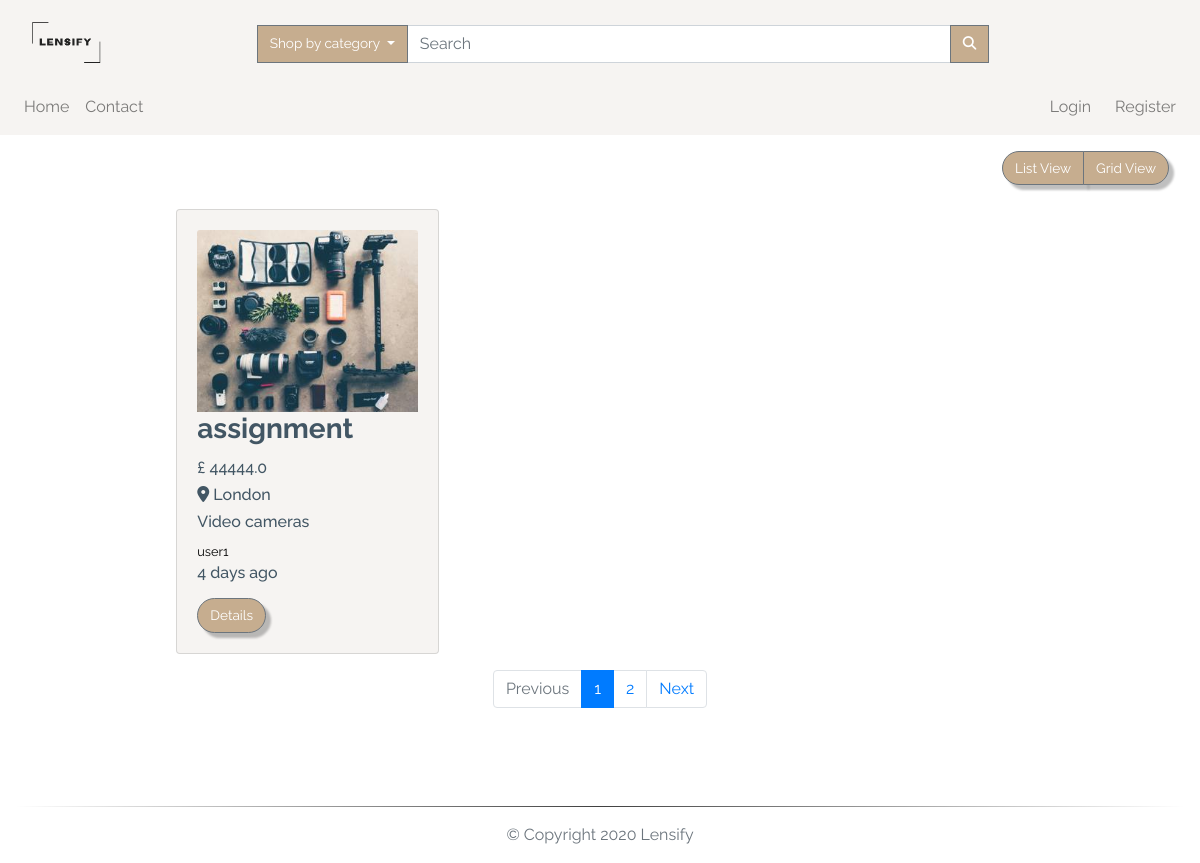
Before: /search/cat/3 with the older database file.
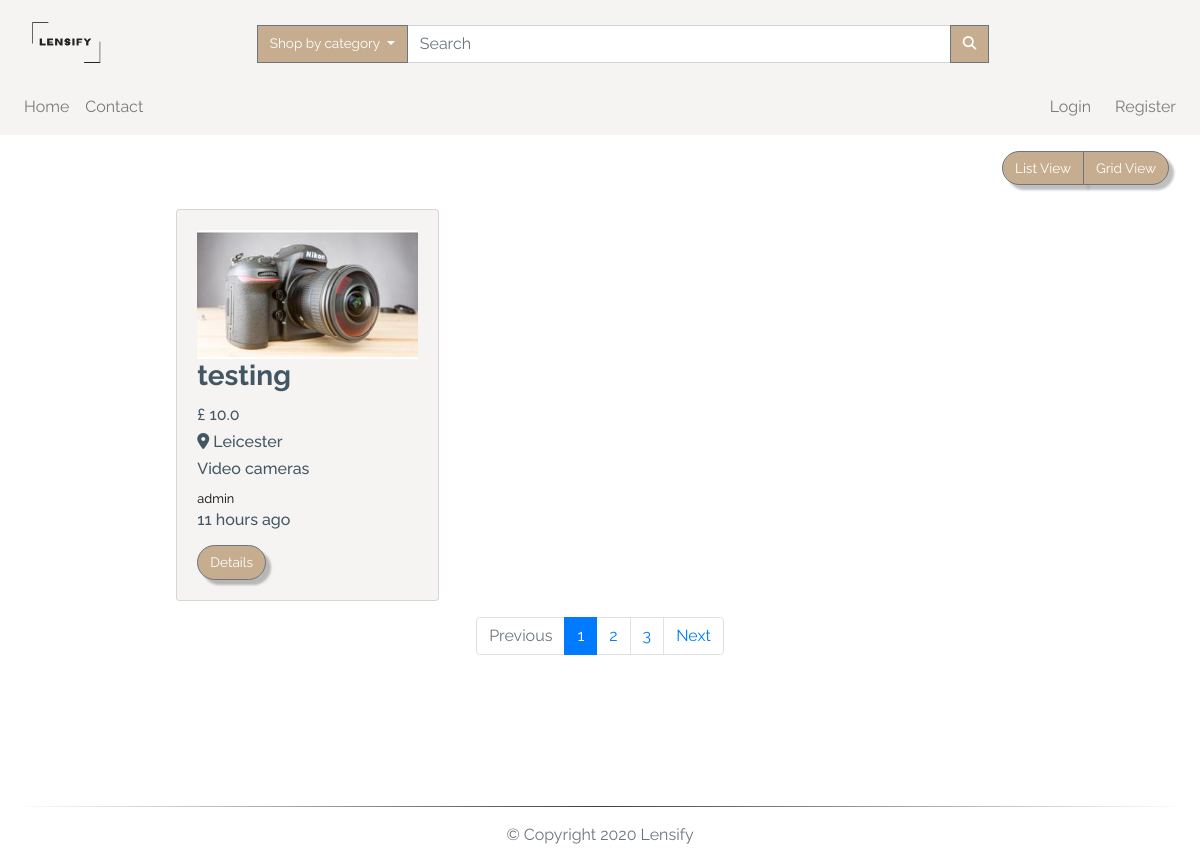
After: the same page with the newer database file.
### app/models.py (models this page shows, shortened)
class TimestampMixin(object):
    created_at = db.Column(db.DateTime, nullable=False,
                           default=datetime.utcnow)
    updated_at = db.Column(db.DateTime, onupdate=datetime.utcnow)

class ItemForSale(db.Model, TimestampMixin):
    __tablename__ = "for_sale"
    id = db.Column(db.Integer, primary_key=True)
    title = db.Column(db.String(100), nullable=False)
    description = db.Column(db.Text, nullable=False)
    quantity = db.Column(db.Integer, nullable=False, default=1)
    condition = db.Column(db.String(50), nullable=False)
    item_city = db.Column(db.String(50), nullable=False)
    price = db.Column(db.Float, nullable=False)
    item_views = db.Column(db.Integer, default=0)
    image_file = db.Column(Json(128), nullable=False,
                           default=['item.jpg'])
    sold = db.Column(db.Boolean, default=False)
    seller_id = db.Column(db.Integer, db.ForeignKey("users.id"))
    category_id = db.Column(db.Integer, db.ForeignKey("categories.id"))
    item_in_order = db.relationship(
        "OrderItem", backref="item", lazy="dynamic"
    )

class Category(db.Model, TimestampMixin):
    __tablename__ = "categories"
    id = db.Column(db.Integer, primary_key=True)
    name = db.Column(db.String(30), nullable=False, unique=True)
    item_cat = db.relationship(
        "ItemForSale", backref="category", lazy="dynamic")

class User(db.Model, TimestampMixin, UserMixin):
    __tablename__ = "users"
    id = db.Column(db.Integer, primary_key=True)
    first_name = db.Column(db.String(50), nullable=False)
    last_name = db.Column(db.String(50), nullable=False)
    username = db.Column(db.String(50), unique=True, nullable=False)
    email = db.Column(db.String(115), unique=True, nullable=False)
    image_file = db.Column(db.String(80), nullable=False,
                           default="default.jpg")
    password_hash = db.Column(db.String(60), nullable=False)
    items_for_sale = db.relationship(
        "ItemForSale", backref="seller", lazy="dynamic")
    orders = db.relationship("Order", backref="buyer", lazy=True)
    address = db.relationship(
        "Address", secondary="user_addresses", backref="user", lazy="dynamic"
    )
    followed = db.relationship(
        'User', secondary=followers,
        primaryjoin=(followers.c.follower_id == id),
        secondaryjoin=(followers.c.followed_id == id),
        backref=db.backref('followers', lazy='dynamic'), lazy='dynamic')
    reviewed = db.relationship(
        'Review', backref='user_reviewed', primaryjoin=(Review.user_reviewed_id == id), lazy="dynamic"
    )
    reviewer = db.relationship(
        'Review', backref='user_reviewer', primaryjoin=(Review.user_reviewer_id == id), lazy="dynamic"
    )

### app/routes.py (the view)
@app.route('/search/cat/<cat_id>', methods=['GET', 'POST'])
@app.route('/search', methods=['GET', 'POST'])
def search(cat_id=None):
    page = request.args.get('page', 1, type=int)
    available_items = ItemForSale.query.filter_by(sold=False)\
        .order_by(ItemForSale.id.desc()).paginate(page, app.config['LISTINGS_PER_PAGE'], False)
    if cat_id is None:
        target_string = request.form['search']
        listings = ItemForSale.query.filter(
            or_(
                ItemForSale.title.contains(target_string),
                ItemForSale.description.contains(target_string)
            )
        ).filter(ItemForSale.sold == False).all()
        if target_string == '':
            search_msg = 'No record(s) found - displaying all records'
            color = 'danger'
        else:
            search_msg = f'{len(listings)} item(s) found'
            color = 'success'
    else:
        available_items = ItemForSale.query.join(
            Category, (ItemForSale.category_id == cat_id)).filter(ItemForSale.sold == False)\
            .order_by(ItemForSale.id.desc()).paginate(page, app.config['LISTINGS_PER_PAGE'], False)
        next_url = url_for('search', cat_id=cat_id, page=available_items.next_num) \
            if available_items.has_next else None
        prev_url = url_for('search', cat_id=cat_id, page=available_items.prev_num) \
            if available_items.has_prev else None
        return render_template("search.html", available_items=available_items.items,
                               next_url=next_url, prev_url=prev_url, page=page, page_num=available_items.iter_pages())
    return render_template("_search.html", title='Search result', listings=listings,
                           search_msg=search_msg, color=color)

### app/models.py (called while the page is built)
    def process_result_value(self, value, dialect):
        return json.loads(value)

### app/routes.py (called while the page is built)
@app.before_request
def before_request():
    if current_user.is_authenticated:
        current_user.updated_at = datetime.utcnow()
        db.session.commit()

@app.context_processor
def inject_categories():
    categories = Category.query.join(
        ItemForSale, (Category.id == ItemForSale.category_id)).filter(ItemForSale.sold == False).all()
    return dict(categories=categories)

### app/templates/search.html
{% extends "layout.html" %}
{% block app_content %}
<div class="row">
  <div class="col-lg-12 my-3">
    <div class="float-right mr-3">
      <div class="btn-group">
        <button class="btn btn-secondary" id="list">
          List View
        </button>
        <button class="btn btn-secondary" id="grid">
          Grid View
        </button>
      </div>
    </div>
  </div>
</div>
<div id="products" class="row view-group w-75 mx-auto">
  {% for item in available_items %}
  <div class=" item col-12 col-md-6 col-lg-4 py-2">
    <div class="card custom-bg h-100">
      <div class="card-body">
        <img class="img-fluid card-img-top group list-group-image img-event"
          src="{{url_for('static', filename='img/items/' + item.image_file[0])}}" alt="" />
        <h3 class="card-title list-group-item-heading font-weight-bold ">{{item.title}}</h3>
        <small class="d-block font-weight-bold card-text">
          <h6>£ {{ item.price }}</h6>
        </small>
        <small class="font-weight-bold card-text">
          <h6 class="text-capitalize"><i class="fas fa-map-marker-alt"></i> {{item.item_city}}</h6>
        </small>
        <small class="card-text">
          <h6>{{ item.category.name }}</h6>
        </small>
        <small class="card-text">
          <a href="{{url_for('user', username=item.seller.username)}}">
            {{ item.seller.username }}
          </a>
        </small>
        <small class="card-text">
          <h6>{{ moment(item.created_at).fromNow() }}</h6>
        </small>
        <a href="{{url_for('item', item_id=item.id)}}" class="btn btn-secondary mt-2">
          Details
        </a>
      </div>
    </div>
  </div>
  {% endfor %}
  <nav aria-label="Page navigation" class="col-12 my-2">
    <ul class="pagination justify-content-center">
      <li class="page-item {% if not prev_url %} disabled {% endif %}">
        <a class="page-link" href="{{ prev_url }}" tabindex="-1">Previous</a>
      </li>
      {% for num in page_num %}
      {% if num %}
      <li class="page-item {% if page == num %} active {% endif %}"><a class="page-link"
          href="{{url_for('index', page=num)}}">{{ num }}</a></li>
      {% else %}
      <span class="page-item ellipsis">…</span>
      {% endif %}
      {% endfor %}
      <li class="page-item {% if not next_url %} disabled {% endif %}">
        <a class="page-link" href="{{ next_url }}">Next</a>
      </li>
    </ul>
  </nav>
</div>
{% endblock app_content %}

### app/templates/layout.html (shortened to what this page needs)
{% extends "bootstrap/base.html" %}
{% block styles %}
<link rel="stylesheet" href="https://stackpath.bootstrapcdn.com/bootstrap/4.5.0/css/bootstrap.min.css"
>
<link rel="stylesheet" href="https://cdnjs.cloudflare.com/ajax/libs/animate.css/3.7.0/animate.css" />
<link rel="stylesheet" href="{{url_for('.static', filename='css/styles.css')}}" />
{% endblock styles %}
{% block body %}
{% block navbar %}
<nav class="navbar navbar-expand-lg navbar-light custom-bg">
  <a href="{{url_for('index')}}" class="col-4 col-md-2 logo-container">
    <img class="navbar-brand img-fluid mt-2" src="{{url_for('.static', filename='img/logo.png')}}" alt="logo" />
  </a>
  <div class="collapse navbar-collapse pt-2 col-12 col-lg-9" id="search">
    <form class="form-inline col-12 input-group" method='POST' action="{{ url_for('search') }}">
      <div class="dropdown ml-3 input-group-append">
        <button class="btn btn-secondary dropdown-toggle no-radius" type="button" id="dropdownMenuButton"
          data-toggle="dropdown" aria-haspopup="true" aria-expanded="false">
          Shop by category
        </button>
      </div>
      <input class="form-control col-8 input-group-append" type="search" placeholder="Search" aria-label="Search" name="search" >
      <div class="input-group-append">
        <button class="btn btn-secondary no-radius" type="submit">
          <i class="fas fa-search"></i>
        </button>
      </div>
    </form>
  </div>
</nav>
<nav class="navbar navbar-expand-lg navbar-light custom-bg py-0">
  <div id="links" class="collapse navbar-collapse py-2">
    <div class="navbar-nav text-center">
      <a class="nav-item nav-link" href="{{url_for('index')}}">Home</a>
      <a class="nav-item nav-link" href="{{url_for('contact')}}">Contact</a>
    </div>
    <div class="navbar-nav ml-auto text-center">
      {% if current_user.is_authenticated %}
      <div class="dropdown">
        <a class="dropdown-toggle" type="button" id="dropdownMenuButton" data-toggle="dropdown" aria-haspopup="true"
          aria-expanded="false">
          Hello, {{current_user.first_name.capitalize()}}
        </a>
        <div class="dropdown-menu dropdown-menu-right text-center" aria-labelledby="dropdownMenuButton">
          <a class="dropdown-item" href="{{url_for('user', username=current_user.username)}}">
            Account
          </a>
          <a class="dropdown-item" href="{{url_for('user_settings')}}">
            Settings
          </a>
          <a class="dropdown-item" href="{{url_for('user_orders')}}">
            Orders
          </a>
          <a class="dropdown-item" href="{{url_for('new_item')}}">
            Sell
          </a>
          <a class="dropdown-item" href="{{url_for('logout')}}">Sign out</a>
        </div>
      </div>
      <div class="ml-3 text-center d-none d-lg-block" id="cart">
        <a href="{{url_for('cart')}}">
          <i class="fas fa-shopping-cart fa-lg"></i> ({{session['cart']|length}})
        </a>
      </div>
      {%else%}
      <a class="nav-item nav-link mr-2" href="{{url_for('login')}}">Login</a>
      <a class="nav-item nav-link" href="{{url_for('register')}}">Register</a>
      {%endif%}
    </div>
  </div>
</nav>
{% endblock navbar%}
{% block content %}
<main class="my-auto">
  <div class="container-fluid">
    {% block app_content %} {% endblock app_content %}
  </div>
</main>
{% endblock content%}
<footer class="footer navbar-fixed-bottom">
  <div class="container-fluid">
    <hr>
    <p class="text-muted pb-3 text-center">
      &copy;
      Copyright
      Lensify
    </p>
  </div>
</footer>
{% endblock body %}

### app/static/css/styles.css (style rules this page uses)
:root { --main-color: #fff; --second-color: #425664; --third-color: #f6f4f2; --fourth-color: #c6ad8f; }
*, *::before, *::after { margin: 0; padding: 0; box-sizing: border-box; list-style: none; text-decoration: none; }
body, html { background: var(--main-color); min-height: 100vh; width: 100%; color: var(--second-color); font-family: "Raleway", sans-serif; word-break: normal; }
html { position: relative; }
.footer { position: absolute; bottom: 0; width: 100%; height: 10px; }
a { color: black; text-decoration: none; cursor: pointer; }
ul { margin: 0; }
P { word-break: normal; }
hr { border: none; height: 1px; background-image: linear-gradient( to right, rgba(0, 0, 0, 0), rgba(0, 0, 0, 0.75), rgba(0, 0, 0, 0) ); }
.btn { font-size: 85%; white-space: nowrap; }
.btn-secondary { filter: drop-shadow(5px 5px 1px rgba(0, 0, 0, 0.25)); background-color: var(--fourth-color); border-radius: 20px; color: var(--main-color); }
.no-radius { filter: none; border-radius: 0px; color: var(--main-color); }
.custom-bg { background-color: var(--third-color); }
.logo-container img { width: 70px; height: 55px; }
.pagination { flex-wrap: wrap; }

Changed rows visible on the page:
no longer on this page (row edited): ItemForSale: title "assignment", price "44444.0", item_city "London", category.name "Video cameras", seller.username "user1", created_at "4 days ago"
added ItemForSale: title "testing", price "10.0", item_city "Leicester", category.name "Video cameras", seller.username "admin", created_at "11 hours ago"
Other visible differences:
new list line: "3"
